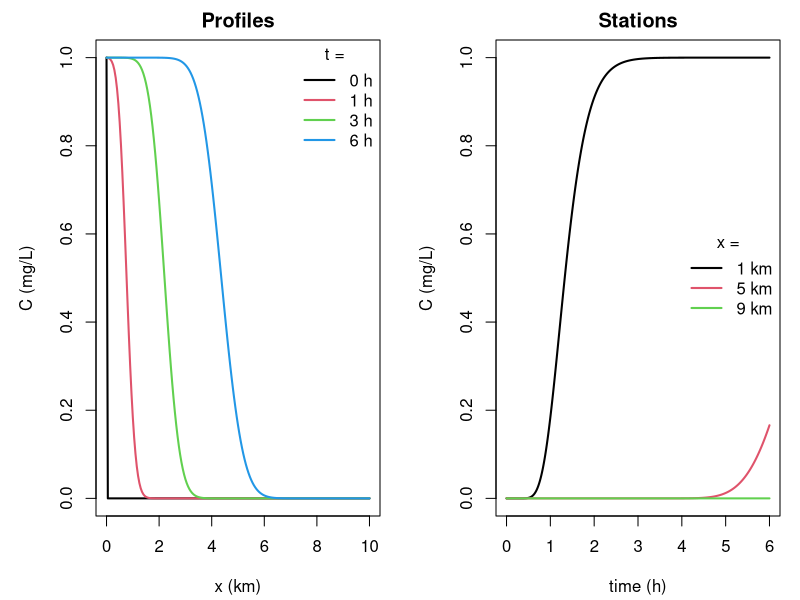

Write R code to recreate this figure.
# ===============================================================
# 1-D Advection–Diffusion–Decay (ADE) teaching model
#   C_t = D * C_xx - v * C_x - k * C
# Domain: x in [0, L], time in [0, T]
# BCs: Dirichlet at x=0 (fixed C); Neumann at x=L (zero gradient)
# Scheme: upwind advection + FTCS diffusion + explicit decay
# Plots: profiles at t = 0, 1, 3, 6 h; time-series at x = 1, 5, 9 km
# Units: C mg/L, v m/s, D m^2/s, k 1/s
# ===============================================================

# ----- Assumptions (prints 5 bullets + where each breaks) -----
ade_assumptions <- function() {
  cat("\nModeling assumptions (and when they break):\n",
      "  • 1-D flow (no lateral/vertical variation)\n",
      "    – Breaks with lateral stratification or side embayments.\n",
      "  • Constant v, D, k in space and time\n",
      "    – Breaks during storms or strong diurnal temperature swings.\n",
      "  • Well-mixed within each grid cell\n",
      "    – Breaks with hyporheic exchange or strong sub-cell heterogeneity.\n",
      "  • First-order (linear) decay: -k C\n",
      "    – Breaks for saturating/multi-step kinetics (e.g., Michaelis–Menten).\n",
      "  • No internal sources/sinks beyond decay\n",
      "    – Breaks with tributaries, groundwater seepage, outfalls, or sorption.\n", sep = "")
}

# ----- Diagnostics: CFL, r_D, Péclet, Units Table -----
diagnostics <- function(p, dx, dt) {
  CFL   <- abs(p$v_ms) * dt / dx
  r_D   <- p$D_m2s * dt / dx^2
  Pe_dx <- if (p$D_m2s > 0) abs(p$v_ms) * dx / p$D_m2s else Inf
  Pe_L  <- if (p$D_m2s > 0) abs(p$v_ms) * p$L_m / p$D_m2s else Inf

  cat(sprintf("\nStability / scaling:\n  CFL = %.3f   r_D = %.3f   Pe_cell(dx) = %.3f   Pe_domain(L) = %.3f\n",
              CFL, r_D, Pe_dx, Pe_L))
  if (CFL > 0.9) warning(sprintf("CFL %.3f > 0.9: decrease dt or increase dx.", CFL), call. = FALSE)
  if (r_D > 0.5) warning(sprintf("r_D %.3f > 0.5 (explicit FTCS diffusion limit).", r_D), call. = FALSE)

  units_table <- data.frame(
    Quantity = c("Concentration C", "Velocity v", "Diffusivity D", "Decay rate k",
                 "Domain length L", "Grid spacing dx", "Time step dt"),
    Units    = c("mg/L", "m/s", "m^2/s", "1/s", "m", "m", "s"),
    Value    = c(NA, p$v_ms, p$D_m2s, p$k_1s, p$L_m, dx, dt)
  )
  cat("\nUnits / values:\n"); print(units_table, row.names = FALSE)
  invisible(list(CFL = CFL, r_D = r_D, Pe_cell = Pe_dx, Pe_domain = Pe_L, units = units_table))
}

# ----- Main simulator with plotting -----
run_ade <- function(params = list()) {
  # Sensible defaults for the requested figures
  p <- modifyList(list(
    L_m = 10000, nx = 201, dt_s = 5, T_end_h = 6,
    v_ms = 0.20, D_m2s = 5.0, k_1s = 0.0,
    C_left_mgL = 1.0, C_init_mgL = 0.0,
    times_h = c(0, 1, 3, 6), stations_km = c(1, 5, 9),
    clip_nonneg = TRUE, verbose = TRUE, make_plots = TRUE
  ), params)

  # Grid/time
  dx <- p$L_m / (p$nx - 1)
  t_end_s <- p$T_end_h * 3600
  nt <- ceiling(t_end_s / p$dt_s)
  x <- seq(0, p$L_m, length.out = p$nx)
  t <- seq(0, nt) * p$dt_s

  # Initial & boundary
  C <- matrix(p$C_init_mgL, nrow = nt + 1, ncol = p$nx)
  C[1, 1] <- p$C_left_mgL
  C[1, p$nx] <- C[1, p$nx - 1]

  # Diagnostics
  diag <- diagnostics(p, dx, p$dt_s)

  # Time stepping
  for (n in 1:nt) {
    Cn <- C[n, ]
    Cn[1] <- p$C_left_mgL
    Cn[p$nx] <- Cn[p$nx - 1]

    # Upwind advection
    adv <- numeric(p$nx)
    if (p$v_ms >= 0) {
      adv[2:(p$nx - 1)] <- - (p$v_ms * p$dt_s / dx) * (Cn[2:(p$nx - 1)] - Cn[1:(p$nx - 2)])
    } else {
      adv[2:(p$nx - 1)] <- - (abs(p$v_ms) * p$dt_s / dx) * (Cn[3:p$nx] - Cn[2:(p$nx - 1)])
    }

    # FTCS diffusion and explicit decay
    rD <- p$D_m2s * p$dt_s / dx^2
    diff <- numeric(p$nx)
    diff[2:(p$nx - 1)] <- rD * (Cn[3:p$nx] - 2 * Cn[2:(p$nx - 1)] + Cn[1:(p$nx - 2)])
    decay <- - p$k_1s * p$dt_s * Cn

    C_new <- Cn + adv + diff + decay
    C_new[1] <- p$C_left_mgL
    C_new[p$nx] <- C_new[p$nx - 1]
    if (p$clip_nonneg) C_new <- pmax(C_new, 0)
    C[n + 1, ] <- C_new
  }

  # Visualization (≤ 20 lines; correct legends)
  if (isTRUE(p$make_plots)) {
    op <- par(no.readonly = TRUE); on.exit(par(op), add = TRUE)
    if (names(dev.cur()) == "null device" && interactive()) dev.new()
    par(mfrow = c(1, 2), mar = c(4.2, 4.8, 2, 1))

    times_h <- p$times_h[p$times_h <= max(t) / 3600]
    ti <- sapply(times_h, function(h) which.min(abs(t - h * 3600)))
    stations_km <- p$stations_km[p$stations_km <= p$L_m / 1000]
    si <- sapply(stations_km * 1000, function(m) which.min(abs(x - m)))

    cols1 <- seq_along(ti); cols2 <- seq_along(si)

    matplot(x / 1000, t(C[ti, , drop = FALSE]), type = "l", lty = 1, lwd = 2, col = cols1,
            xlab = "x (km)", ylab = "C (mg/L)", main = "Profiles")
    legend("topright", legend = paste0(times_h, " h"), col = cols1, lty = 1, lwd = 2,
           bty = "n", title = "t =")

    matplot(t / 3600, C[, si, drop = FALSE], type = "l", lty = 1, lwd = 2, col = cols2,
            xlab = "time (h)", ylab = "C (mg/L)", main = "Stations")
    legend("right", legend = paste0(stations_km, " km"), col = cols2, lty = 1, lwd = 2,
           bty = "n", title = "x =")
  }

  invisible(list(x_m = x, t_s = t, C_mgL = C, params = p, diagnostics = diag))
}
out <- run_ade()
# ----- Quick start (uncomment to run) -----
# ade_assumptions()
# out <- run_ade()
# str(out)  # explore outputs
